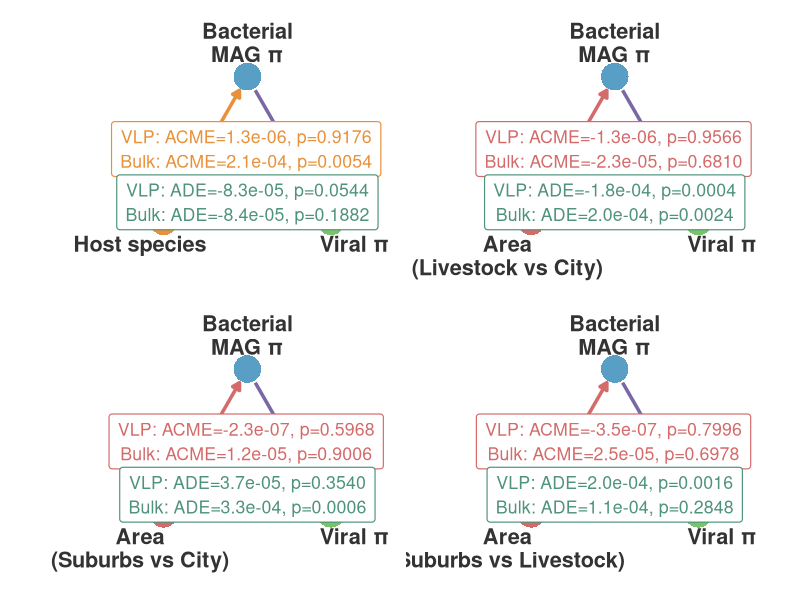
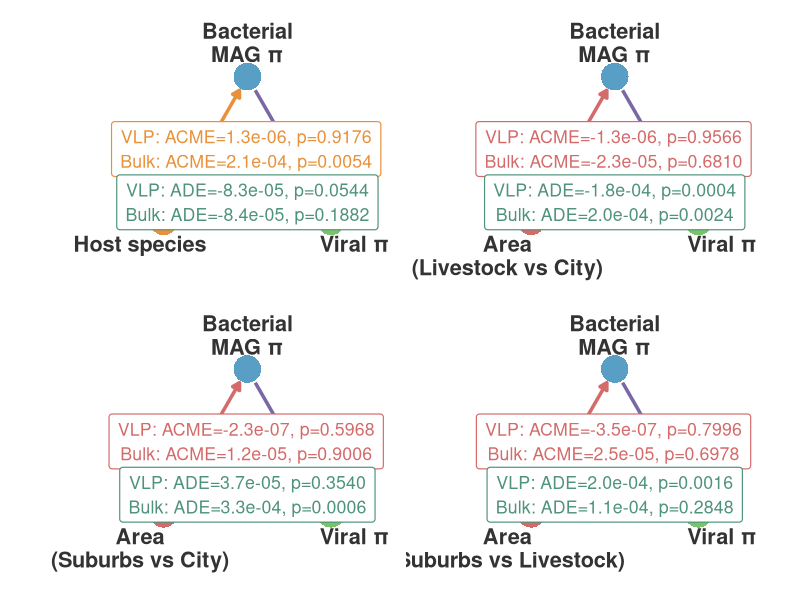

R code for these plots, in order:
#!/usr/bin/env Rscript
# 4-panel mediation for viral π: 1 Species + 3 Area pairs, VLP+Bulk per panel
# Mediator: MAG π (bacterial nucleotide diversity)
library(ggplot2); library(patchwork)

script_path <- tryCatch(dirname(rstudioapi::getActiveDocumentContext()$path), error = function(e) NULL)
if (is.null(script_path) || script_path == "") {
  args <- commandArgs(trailingOnly = FALSE)
  file_arg <- grep("^--file=", args, value = TRUE)
  script_path <- if (length(file_arg) > 0) dirname(normalizePath(sub("^--file=", "", file_arg))) else getwd()
}
setwd(script_path)
data_dir <- file.path(script_path, "..", "data")
fig_dir  <- file.path(script_path, "..", "figures")
res_dir  <- file.path(script_path, "..", "results")

# ---- Values (raw p-values, 10000 bootstrap) ----
vals <- data.frame(
  Path = c("Species","Area","Area","Area"),
  Pair = c("","Livestock vs City","Suburbs vs City","Suburbs vs Livestock"),
  VLP_ACME   = c(1.272e-06, -1.349e-06, -2.286e-07, -3.485e-07),
  VLP_ACME_p = c(0.9176, 0.9566, 0.5968, 0.7996),
  VLP_ADE    = c(-8.342e-05, -1.782e-04, 3.702e-05, 2.032e-04),
  VLP_ADE_p  = c(0.0544, 0.0004, 0.3540, 0.0016),
  Bulk_ACME   = c(2.146e-04, -2.303e-05, 1.171e-05, 2.506e-05),
  Bulk_ACME_p = c(0.0054, 0.6810, 0.9006, 0.6978),
  Bulk_ADE    = c(-8.402e-05, 2.015e-04, 3.267e-04, 1.067e-04),
  Bulk_ADE_p  = c(0.1882, 0.0024, 0.0006, 0.2848),
  stringsAsFactors = FALSE
)

fmt_p <- function(p) { if(p<0.0001) "<0.0001" else sprintf("%.4f", p) }

# Scientific notation: 1.3e-06
fmt_sci <- function(x) {
  if (abs(x) < 1e-15) return("0")
  sprintf("%.1e", x)
}

make_triangle <- function(v) {
  path_name <- v$Path
  pair_text <- if(v$Pair=="") path_name else paste(path_name, v$Pair)
  treat_label <- if(v$Path=="Species") "Host species" else paste0("Area\n(", v$Pair, ")")

  s <- 3.5; h <- s*sqrt(3)/2

  nodes <- data.frame(
    name  = c(treat_label, "Bacterial\nMAG π", "Viral π"),
    color = c(if(v$Path=="Species")"#E8913A" else "#D46A6A", "#599EC4", "#79C36A"),
    x = c(0, s/2, s), y = c(0, h, 0),
    lx = c(-0.5, s/2, s+0.5),
    ly = c(-0.3, h+0.3, -0.3),
    lhjust = c(0.5,0.5,0.5), lvjust = c(1,0,1))

  r <- 0.33
  edges <- data.frame(
    x0=c(nodes$x[1],nodes$x[1],nodes$x[2]),
    y0=c(nodes$y[1],nodes$y[1],nodes$y[2]),
    x1=c(nodes$x[2],nodes$x[3],nodes$x[3]),
    y1=c(nodes$y[2],nodes$y[3],nodes$y[3]),
    color=c(if(v$Path=="Species")"#E8913A" else "#D46A6A","#4E937A","#7A68A6"))
  edges$dx <- edges$x1-edges$x0; edges$dy <- edges$y1-edges$y0
  edges$len <- sqrt(edges$dx^2+edges$dy^2)
  edges$x0 <- edges$x0 + r*edges$dx/edges$len
  edges$y0 <- edges$y0 + r*edges$dy/edges$len
  edges$x1 <- edges$x1 - r*edges$dx/edges$len
  edges$y1 <- edges$y1 - r*edges$dy/edges$len

  mx <- (edges$x0+edges$x1)/2; my <- (edges$y0+edges$y1)/2
  mx[1] <- mx[1] + 0.85  # ACME label → more centered
  my[2] <- my[2] + 0.40  # ADE label pushed up

  labels <- c(
    sprintf("VLP: ACME=%s, p=%s\nBulk: ACME=%s, p=%s",
            fmt_sci(v$VLP_ACME), fmt_p(v$VLP_ACME_p),
            fmt_sci(v$Bulk_ACME), fmt_p(v$Bulk_ACME_p)),
    sprintf("VLP: ADE=%s, p=%s\nBulk: ADE=%s, p=%s",
            fmt_sci(v$VLP_ADE), fmt_p(v$VLP_ADE_p),
            fmt_sci(v$Bulk_ADE), fmt_p(v$Bulk_ADE_p)),
    "")

  ggplot() +
    geom_segment(aes(x=x0,y=y0,xend=x1,yend=y1,color=color), data=edges, linewidth=1.2,
                 arrow=arrow(length=unit(0.2,"cm"),type="closed")) +
    geom_point(aes(x=x,y=y,color=color), data=nodes, size=9, shape=16) +
    geom_text(aes(x=lx,y=ly,label=name,hjust=lhjust,vjust=lvjust), data=nodes,
              size=5.5, fontface="bold", color="grey20", lineheight=0.9) +
    geom_label(data=edges[labels!="",], aes(x=mx[labels!=""], y=my[labels!=""],
              label=labels[labels!=""], color=color[labels!=""]), size=4.5, lineheight=1.15,
              fill="white", label.size=0.4, label.padding=unit(0.22,"cm"),
              fontface="plain", show.legend=FALSE) +
    scale_color_identity() +
    coord_fixed(xlim=c(-2.6,s+1.3), ylim=c(-1.5,h+1.3), expand=FALSE) +
    theme_void(base_size=11) +
    theme(plot.title=element_text(face="bold",hjust=0.5,size=15),
          plot.margin=margin(5,5,5,5),
          panel.background=element_rect(fill="white",color=NA))
}

p1 <- make_triangle(vals[1,])
p2 <- make_triangle(vals[2,])
p3 <- make_triangle(vals[3,])
p4 <- make_triangle(vals[4,])

combined <- (p1 | p2) / (p3 | p4)
ggsave(file.path(fig_dir, "mediation_pi_all.pdf"), combined, width=14, height=12, dpi=300, device=cairo_pdf)
ggsave(file.path(fig_dir, "mediation_pi_all.png"), combined, width=14, height=12, dpi=300, type="cairo")
cat("Done: figures/mediation_pi_all.pdf\n")
